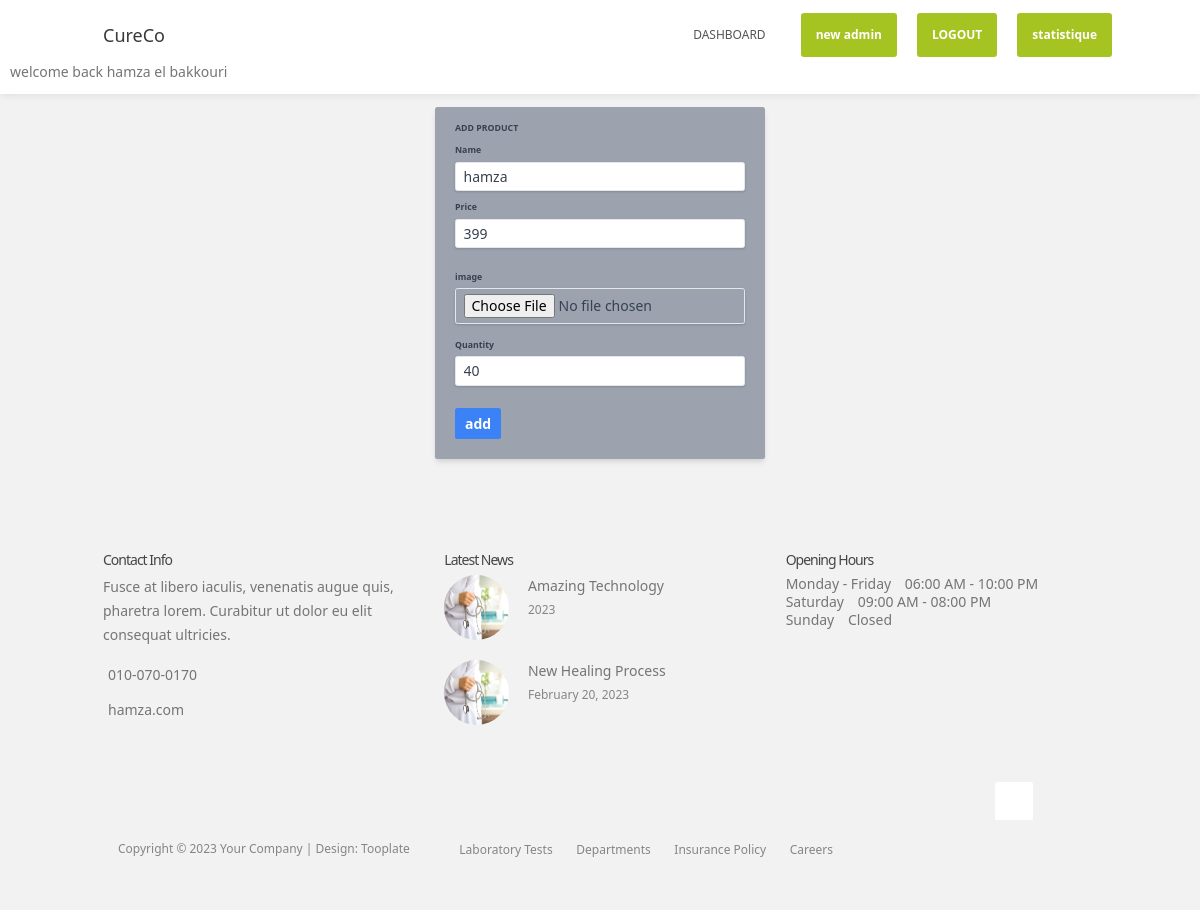
Screenshot of /pages/edit/25 (signed in) with the database file from the repository.
### tables this page shows
CREATE TABLE `medicine` (
  `id_m` int(155) NOT NULL,
  `name_m` varchar(155) NOT NULL,
  `price` int(155) NOT NULL,
  `quantity` int(155) NOT NULL,
  `image_m` varchar(155) NOT NULL,
  `date` datetime NOT NULL DEFAULT current_timestamp()
);

### app/libraries/Core.php (called while the page is built, shortened)
<?php
  class Core {
    protected $currentMethod = 'index';
    public function __construct(){
      $url = $this->getUrl();
      if (isset($url)) {
        if(file_exists('../app/controllers/'.ucwords($url[0]).'.php')){
          unset($url[0]);
        }
      }
      $this->currentController = new $this->currentController;
      if(isset($url[1])){
        if(method_exists($this->currentController, $url[1])){
          $this->currentMethod = $url[1];
          unset($url[1]);
        }
      }
      $this->params = $url ? array_values($url) : [];
      call_user_func_array([$this->currentController, $this->currentMethod], $this->params);
    }
    public function getUrl(){
        if(isset($_GET['url'])){
          $url = rtrim($_GET['url'], '/');
          $url = filter_var($url, FILTER_SANITIZE_URL);
          $url = explode('/', $url);
          return $url;
        }
        return ['pages'];
    }
  }

### public/index.php (called while the page is built, shortened)
<?php
$init = new Core;

### app/libraries/Database.php (called while the page is built, shortened)
<?php
class Database {
	private $host = DB_HOST;
	private $user = DB_USER;
	private $pass = DB_PASS;
	private $dbname = DB_NAME;
	private $dbh;
	private $stmt;
	public function __construct() {
		$dsn = 'mysql:host=' . $this->host . ';dbname=' . $this->dbname;
		$options = array (
			PDO::ATTR_PERSISTENT => true,
			PDO::ATTR_ERRMODE => PDO::ERRMODE_EXCEPTION
		);
		try {
			$this->dbh = new PDO ($dsn, $this->user, $this->pass, $options);
		}
		catch ( PDOException $e ) {
			$this->error = $e->getMessage();
		}
	}
	public function query($query) {
		$this->stmt = $this->dbh->prepare($query);
	}
	public function bind($param, $value, $type = null) {
		if (is_null ($type)) {
			switch (true) {
				default :
					$type = PDO::PARAM_STR;
			}
		}
		$this->stmt->bindValue($param, $value, $type);
	}
	public function execute(){
		return $this->stmt->execute();
	}
	public function resultset(){
		$this->execute();
		return $this->stmt->fetchAll(PDO::FETCH_ASSOC);
	}
}

### app/models/Medicine_m.php (called while the page is built, shortened)
<?php
class Medicine_m extends Database
{
    protected $db;
    function __construct()
    {
        $this->db = new Database;
    }
    public function getedit($id)
    {
        $this->db->query("SELECT `id_m`, `name_m`, `price` , `quantity`,`image_m` FROM `medicine` WHERE `id_m`= :id ");
        $this->db->bind(":id", $id);
        $data = $this->db->resultset();
        return $data;
    }
}

### app/views/pages/admin/edit.php (the view)
<?php require APPROOT . '/views/inc/head.php'; ?>
<?php require APPROOT . '/views/inc/navbar.php'; ?>
<div class="w-full flex justify-center">
    <div class="w-full w-max max-w mx-5 mt-5 ">
        <form class="bg-gray-400 shadow-md rounded px-8 pt-6 pb-8 mb-4" action="<?php echo URLROOT; ?>/Medicine/edit/<?= $data[0]['id_m']; ?>" method="post" enctype="multipart/form-data">
        <div class="mb-4">
            <label class="block text-gray-700 text-sm font-bold mb-2" for="username">
                ADD PRODUCT
            </label>
        </div>
        <div class="mb-4">
            <label class="block text-gray-700 text-sm font-bold mb-2" for="username">
                Name
            </label>
            <input name="name" value="<?= $data[0]['name_m']; ?>" class="shadow appearance-none border rounded w-full py-2 px-3 text-gray-700 leading-tight focus:outline-none focus:shadow-outline" id="username" type="text" placeholder="name" required >
        </div>
        <div class="mb-6">
            <label class="block text-gray-700 text-sm font-bold mb-2" for="password">
                Price
            </label>
            <input name="price" value="<?php echo $data[0]['price'] ?>" class="shadow appearance-none border  rounded w-full py-2 px-3 text-gray-700 mb-3 leading-tight focus:outline-none focus:shadow-outline" id="password" type="number" placeholder="price" min="1" required>
        </div>
        <div class="mb-6">
            <label class="block text-gray-700 text-sm font-bold mb-2" for="password">
                image
            </label>
            <input name="image" value="<?php echo URLROOT; ?>/images/<?php echo $data[0]['image_m']; ?>" class="shadow appearance-none border  rounded w-full py-2 px-3 text-gray-700 mb-3 leading-tight focus:outline-none focus:shadow-outline" id="password" type="file" placeholder="image" required>
        </div>
        <div class="mb-6">
            <label class="block text-gray-700 text-sm font-bold mb-2" for="password">
                Quantity
            </label>
            <input name="quantity" value="<?php echo $data[0]['quantity'] ?>" class="shadow appearance-none border  rounded w-full py-2 px-3 text-gray-700 mb-3 leading-tight focus:outline-none focus:shadow-outline" id="password" type="number" placeholder="quantity" min="1" required>
        </div>
        <div class="flex items-center justify-between">
            <button class="bg-blue-500 hover:bg-blue-700 text-white font-bold py-2 px-4 rounded focus:outline-none focus:shadow-outline" type="submit" name="submit">
                add
            </button>
        </div>
    </form>
</div>
</div>
<?php require APPROOT . '/views/inc/footer.php'; ?>

### public/css/tooplate-style.css (style rules this page uses)
body { background: #f2f2f2; font-family: 'Poppins', sans-serif; overflow-x: hidden; }
html { -webkit-font-smoothing: antialiased; }

### rows the page displays
medicine: name "hamza", price "399", quantity "40"

### other values shown
$_SESSION['name'] "hamza el bakkouri"
